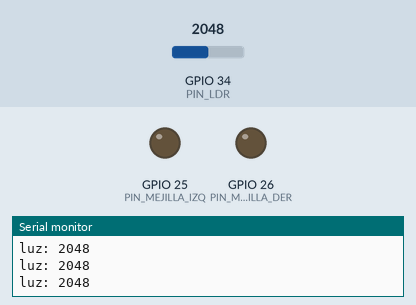
Bench run of a sketch on a simulated ESP32. On the bench: output pins drawn as LEDs (lit = HIGH), the last lines printed to the serial monitor. The test bench sets the inputs (shaded band); at power-on: GPIO 34 (PIN_LDR) = 2048.

Above: at 3.2 s.
3.3 s: GPIO 34 (PIN_LDR) set to 1543
4.8 s: GPIO 34 (PIN_LDR) set to 1449
At 5.3 s:
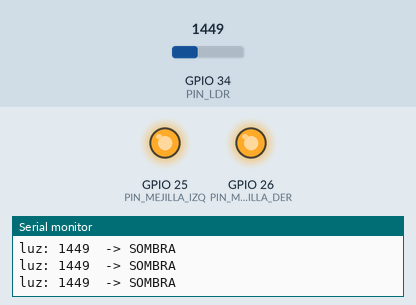
6.3 s: GPIO 34 (PIN_LDR) set to 1540
At 6.6 s:
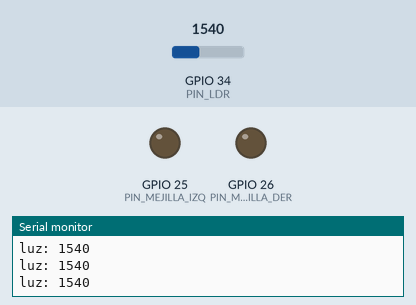
7.8 s: GPIO 34 (PIN_LDR) set to 1460
At 9.0 s:
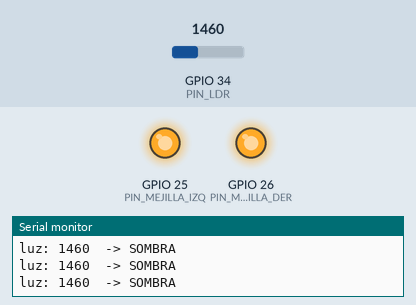
Timing chart, 0 to 10.3 s (numbered marks = the images above; inputs shaded):
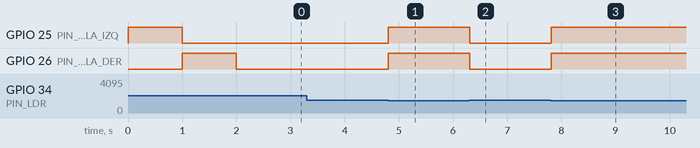

Measured:
- the behaviour switches between 1500 and 1499 on GPIO 34 (PIN_LDR) (found by bisection; images 0 and 1)
- after the input at 4.8 s, GPIO 25 (PIN_MEJILLA_IZQ), GPIO 26 (PIN_MEJILLA_DER): LOW → HIGH at once
- after the input at 6.3 s, GPIO 25 (PIN_MEJILLA_IZQ), GPIO 26 (PIN_MEJILLA_DER): HIGH → LOW at once
- after the input at 7.8 s, GPIO 25 (PIN_MEJILLA_IZQ), GPIO 26 (PIN_MEJILLA_DER): LOW → HIGH at once

The sketch:

prueba_circuito.ino
```cpp
// Prueba del circuito de la ranita

const int PIN_LDR = 34;
const int PIN_MEJILLA_IZQ = 25;
const int PIN_MEJILLA_DER = 26;

// Si la lectura baja de este valor, hay sombra. Ajústalo con tus números.
const int UMBRAL_SOMBRA = 1500;

void setup() {
  Serial.begin(115200);
  pinMode(PIN_MEJILLA_IZQ, OUTPUT);
  pinMode(PIN_MEJILLA_DER, OUTPUT);

  // Prueba de LEDs: parpadea cada mejilla por separado.
  Serial.println("Probando mejilla izquierda (25)...");
  digitalWrite(PIN_MEJILLA_IZQ, HIGH);
  delay(1000);
  digitalWrite(PIN_MEJILLA_IZQ, LOW);

  Serial.println("Probando mejilla derecha (26)...");
  digitalWrite(PIN_MEJILLA_DER, HIGH);
  delay(1000);
  digitalWrite(PIN_MEJILLA_DER, LOW);

  Serial.println("Ahora tapa y destapa la LDR con la mano.");
}

void loop() {
  int luz = analogRead(PIN_LDR);  // 0 = oscuro, 4095 = mucha luz
  bool sombra = luz < UMBRAL_SOMBRA;

  Serial.print("luz: ");
  Serial.print(luz);
  Serial.println(sombra ? "  -> SOMBRA" : "");

  digitalWrite(PIN_MEJILLA_IZQ, sombra);
  digitalWrite(PIN_MEJILLA_DER, sombra);
  delay(100);
}
```
